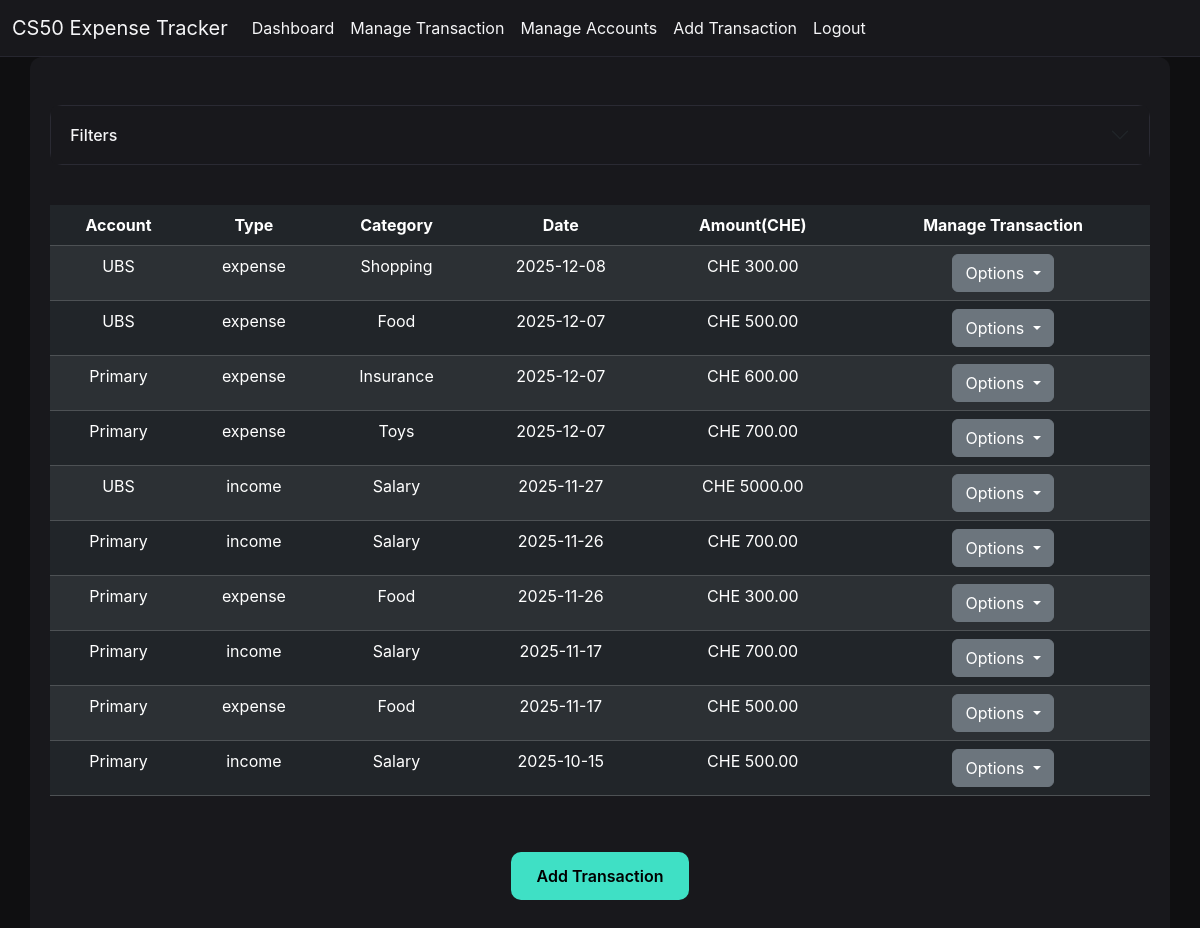
The page /manage_transactions (signed in) on the database as committed earlier.
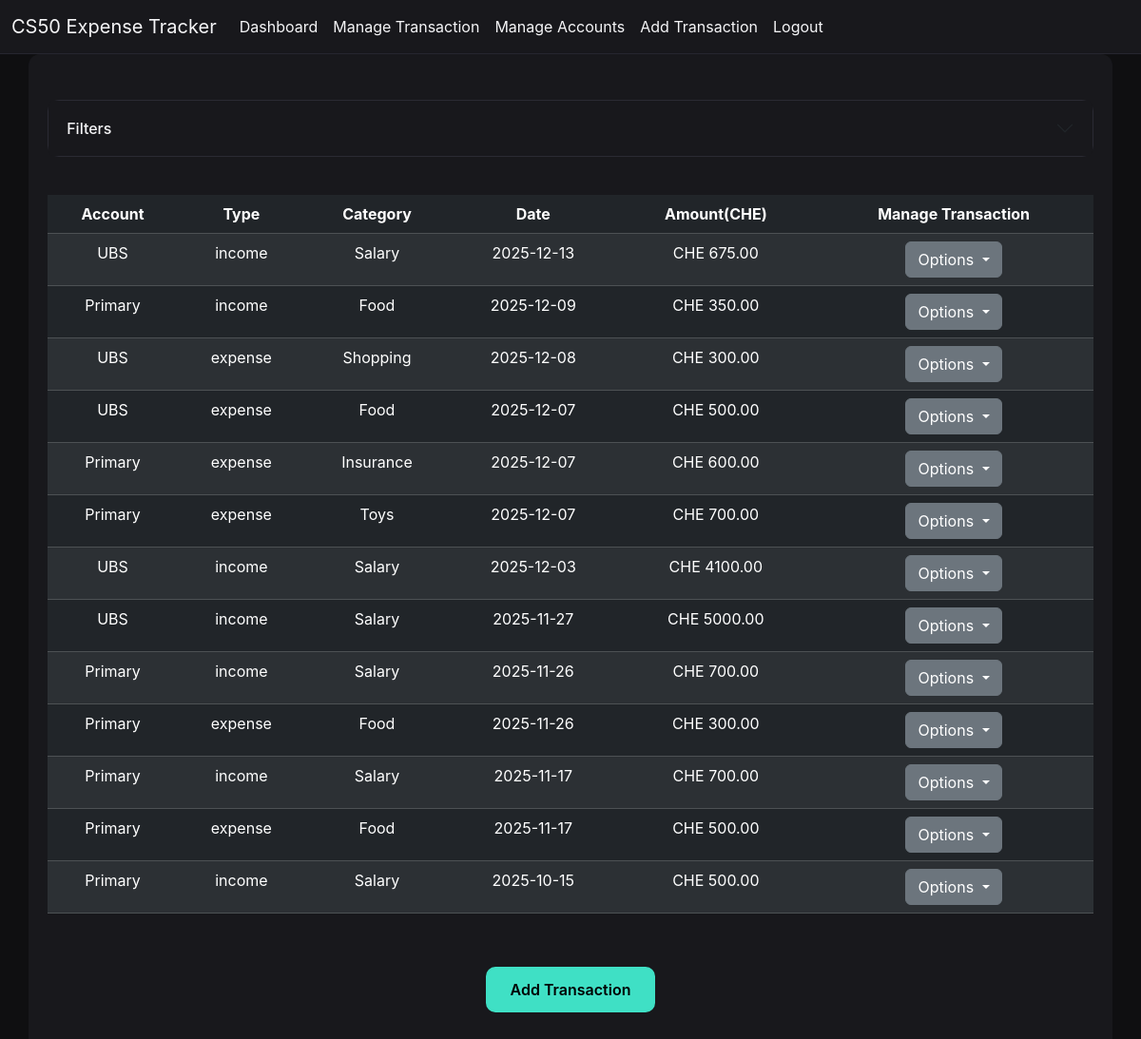
The same page on the database as committed later.
### tables this page shows
CREATE TABLE accounts (
    id INTEGER PRIMARY KEY AUTOINCREMENT NOT NULL, 
    user_id INTEGER NOT NULL,
    account_name TEXT NOT NULL,
    balance_cents INTEGER NOT NULL DEFAULT 0,
    UNIQUE (user_id, account_name),
    FOREIGN KEY (user_id) REFERENCES users(id) ON DELETE CASCADE
);

CREATE TABLE "transactions" (
    id INTEGER PRIMARY KEY AUTOINCREMENT NOT NULL,
    created_by_user_id INTEGER,
    account_id INTEGER NOT NULL,
    trans_type TEXT NOT NULL CHECK (trans_type IN ('income','expense','transfer_in', 'transfer_out')),
    category TEXT NOT NULL,
    amount_cents INTEGER NOT NULL CHECK (amount_cents > 0),
    trans_date TEXT NOT NULL DEFAULT CURRENT_DATE,
    date_created TEXT NOT NULL DEFAULT (strftime('%Y-%m-%dT%H:%M:%fZ','now')),
    FOREIGN KEY (created_by_user_id) REFERENCES users(id) ON DELETE SET NULL,
    FOREIGN KEY (account_id) REFERENCES accounts(id) ON DELETE CASCADE
);

### app.py (the view, shortened to what this page needs)
@app.route("/manage_transactions", methods = ["GET", "POST"])
def manage_transactions():
    user = getUser()
    con = conDbDict()
    cur = con.cursor()
    accounts = cur.execute("SELECT account_name, balance_cents, id FROM accounts WHERE user_id = ?", (user["id"],)).fetchall()
    categories = cur.execute("SELECT name FROM categories WHERE user_id = ?", (user["id"],)).fetchall()
    con.close()
    if (request.method == "GET"):
        trasactions = getTrans()
        return render_template("manage_transactions.html", accounts=accounts, categories=categories, transactions=trasactions, types=TYPES)

### app.py (called while the page is built)
@app.after_request
def after_request(response):
    response.headers["Cache-Control"] = "no-cache, no-store, must-revalidate"
    response.headers["Expires"] = 0
    response.headers["Pragma"] = "no-cache"
    return response

### helpers.py (called while the page is built, shortened)
def conDbDict(db = "final.db"):
        con = sqlite3.connect(db)
        con.row_factory = sqlite3.Row
        con.execute("PRAGMA foreign_keys = ON")
        return con

def getTrans(limit = 0, accId = None):
     con = conDbDict()
     cur = con.cursor()
     user = getUser()
     if (not accId):
          if (limit == 0):
               transactions = cur.execute("SELECT printf('%.2f', amount_cents / 100.0) AS amount_cents, account_id, category, id, trans_date, trans_type FROM transactions where created_by_user_id = ? ORDER BY trans_date DESC", (user["id"],)).fetchall()
          else:
               query = f"""SELECT printf('%.2f', amount_cents / 100.0) AS amount_cents, account_id, category, trans_date, id, trans_type FROM transactions where created_by_user_id = ? ORDER BY trans_date DESC LIMIT {int(limit)}"""
               transactions = cur.execute(query, (user["id"],)).fetchall()
          con.close()
          return transactions

def getUser():
    con = conDbDict()
    cur = con.cursor()
    user = cur.execute("SELECT id, username FROM users WHERE id = ?", (session["user_id"],)).fetchone()
    con.close()
    return user

### templates/manage_transactions.html (shortened to what this page needs)
{% extends "layout.html" %}
{% block main %}
<div class="accordion" id="accordionExample">
    <div class="accordion-item">
        <h2 class="accordion-header">
        <button class="accordion-button collapsed" type="button" data-bs-toggle="collapse" data-bs-target="#collapseOne" aria-expanded="false" aria-controls="collapseOne">
            Filters
        </button>
        </h2>
    </div>
</div>
<div class="space20"></div>
<table class="table table-dark table-striped" id="transactions-table">
    <thead>
        <tr>
            <th>Account</th>
            <th>Type</th>
            <th>Category</th>
            <th>Date</th>
            <th>Amount(CHE)</th>
            <th>Manage Transaction</th>
        </tr>
    </thead>
    <tbody>
        {% for trans in transactions %}
        <tr id="row-{{ trans.id }}">
            <td>
                <span id="view-acc-{{ trans.id }}">
                    {% for account in accounts %}
                        {% if account.id == trans.account_id %}
                            {{ account.account_name}}
                        {% endif %}
                    {% endfor %}
                </span>
            </td>
            <td>
                <span id="view-type-{{ trans.id }}">{{ trans.trans_type }}</span>
            </td>
            <td>
                <span id="view-cat-{{ trans.id }}">{{ trans.category }}</span>
            </td>
            <td>
                <span id="view-date-{{ trans.id }}">{{ trans.trans_date }}</span>
            </td>
            <td>
                <span id="view-amt-{{ trans.id }}">CHE {{ trans.amount_cents }}</span>
            </td>
            <td>
                <div class="dropdown">
                    <button aria-expanded="false"
                            class="btn btn-secondary dropdown-toggle"
                            data-bs-toggle="dropdown"
                            id="drop-btn-{{ trans.id }}"
                            name="drop-btn"
                            type="button" >
                        Options
                    </button>
                </div>
            </td>
        </tr>
        {% endfor %}
    </tbody>
</table>
<div class="space20"></div>
<p class="d-inline-flex gap-1">
  <button class="btn btn-primary" type="button" data-bs-toggle="collapse" data-bs-target="#multiCollapseExample2" aria-expanded="false" aria-controls="multiCollapseExample2">
    Add Transaction
  </button>
</p>
{% endblock %}

### templates/layout.html (shortened to what this page needs)
<!doctype html>
<html lang="en">
  <head>
    <link href="https://cdn.jsdelivr.net/npm/bootstrap@5.3.8/dist/css/bootstrap.min.css" rel="stylesheet">
    <link rel="stylesheet" href="{{ url_for('static', filename='styles.css') }}">
  </head>
  <body>
    <nav class="navbar navbar-expand-lg bg-body-tertiary">
        <div class="container-fluid">
            <a class="navbar-brand" href="/">CS50 Expense Tracker</a>
            <div class="collapse navbar-collapse" id="navbarNav">
              {% if session["user_id"] %}
                <ul class="navbar-nav">
                    <li class="nav-item">
                      <a class="nav-link active" aria-current="page" href="/">Dashboard</a>
                    </li>
                    <li class="nav-item">
                    <a class="nav-link" href="/manage_transactions">Manage Transaction</a>
                    </li>
                    <li class="nav-item">
                    <a class="nav-link" href="/manage_accounts">Manage Accounts</a>
                    </li>
                    <li class="nav-item">
                    <a class="nav-link" href="/add_transaction">Add Transaction</a>
                    </li>
                </ul>
                <ul class="navbar-nav">
                  <li class="nav-item">
                      <a class="nav-link" href="/logout">Logout</a>
                  </li>
                </ul>
              {% endif %}
            </div>
        </div>
    </nav>
    <main class="container py-5 text-center">
      {% block main %}{% endblock %}
    </main>
  </body>
</html>

### static/styles.css (style rules this page uses)
:root { --bg-dark: #0f0f11; --bg-panel: #18181c; --bg-panel-light: #1f1f25; --text-light: #f5f5f7; --text-muted: #b3b3c3; --accent: #3fe0c5; --accent-hover: #29bba0; --radius: 12px; --transition: 0.25s ease; }
body { background: var(--bg-dark); color: var(--text-light); font-family: "Inter", "Poppins", sans-serif; margin: 0; padding: 0; }
h1, h2, h3, h4 { letter-spacing: 0.5px; }
p { color: var(--text-muted); }
a { color: var(--accent); text-decoration: none; transition: var(--transition); }
.navbar { background: var(--bg-panel) !important; border-bottom: 1px solid #26262f; }
.navbar-brand, .nav-link { color: var(--text-light) !important; }
.accordion { --bs-accordion-bg: var(--bg-panel); --bs-accordion-color: var(--text-light); --bs-accordion-border-color: #2a2a33; --bs-accordion-border-radius: var(--radius); }
.accordion-item { background: var(--bg-panel); border: 1px solid #2a2a33; border-radius: var(--radius); }
.accordion-button { background: var(--bg-panel) !important; color: var(--text-light) !important; font-weight: 500; padding: 1.2rem; border-radius: var(--radius); transition: var(--transition); }
.btn-primary, form button { background: var(--accent); border: none; color: #000; padding: 12px 26px; font-weight: 600; border-radius: 10px; transition: var(--transition); }
.container, .card, .panel { background: var(--bg-panel); border-radius: var(--radius); padding: 20px; }
h1, h2, h3 { color: #fff; }
.space20 { padding-top: 20px; padding-bottom: 20px; }
::placeholder { color: #99999f !important; opacity: 1 !important; }

Rows that differ between the two databases and show on the page:
added transactions: accounts (account_name "UBS")
added transactions: accounts (account_name "Primary")
added transactions: accounts (account_name "UBS")
